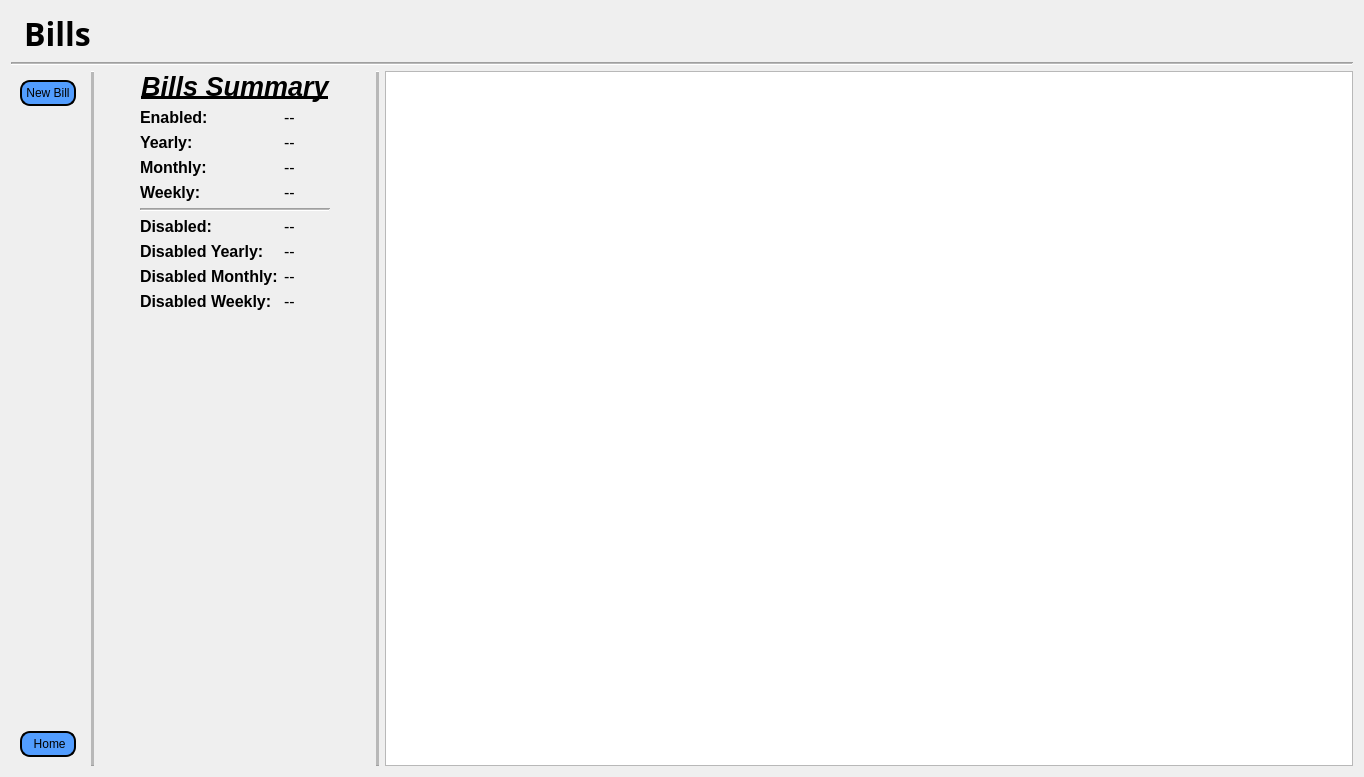
<?xml version="1.0" encoding="UTF-8"?>
<ui version="4.0">
 <class>Form</class>
 <widget class="QWidget" name="Form">
  <property name="geometry">
   <rect>
    <x>0</x>
    <y>0</y>
    <width>1364</width>
    <height>777</height>
   </rect>
  </property>
  <property name="windowTitle">
   <string>Form</string>
  </property>
  <property name="styleSheet">
   <string notr="true"/>
  </property>
  <layout class="QVBoxLayout" name="verticalLayout_3">
   <item>
    <layout class="QHBoxLayout" name="horizontalLayout">
     <item>
      <widget class="QLabel" name="labelAccountsImage">
       <property name="text">
        <string/>
       </property>
       <property name="pixmap">
        <pixmap resource="../../images/icons_resource_file.qrc">:/button_icons/button_icons/Accounts.ico</pixmap>
       </property>
      </widget>
     </item>
     <item>
      <widget class="QLabel" name="label_Accounts">
       <property name="font">
        <font>
         <family>Arial Black</family>
         <pointsize>24</pointsize>
         <weight>75</weight>
         <bold>true</bold>
        </font>
       </property>
       <property name="text">
        <string>Bills</string>
       </property>
      </widget>
     </item>
     <item>
      <spacer name="horizontalSpacer">
       <property name="orientation">
        <enum>Qt::Horizontal</enum>
       </property>
       <property name="sizeHint" stdset="0">
        <size>
         <width>40</width>
         <height>20</height>
        </size>
       </property>
      </spacer>
     </item>
    </layout>
   </item>
   <item>
    <widget class="Line" name="line">
     <property name="midLineWidth">
      <number>1</number>
     </property>
     <property name="orientation">
      <enum>Qt::Horizontal</enum>
     </property>
    </widget>
   </item>
   <item>
    <layout class="QHBoxLayout" name="horizontalLayout_2">
     <item>
      <widget class="QWidget" name="widget" native="true">
       <property name="styleSheet">
        <string notr="true">QPushButton{
	background-color:rgb(82, 157, 255);
	border-style: outset;
	border-width: 2px;
	border-radius: 10px;
	border-color: black;
	padding: 4px;
	
	font: 87 12pt &quot;Arial Black&quot;;

}</string>
       </property>
       <layout class="QVBoxLayout" name="verticalLayout_2">
        <item>
         <layout class="QVBoxLayout" name="verticalLayout">
          <item>
           <widget class="QPushButton" name="pushButton_NewBill">
            <property name="text">
             <string>New Bill</string>
            </property>
            <property name="icon">
             <iconset resource="../../images/icons_resource_file.qrc">
              <normaloff>:/button_icons/button_icons/plus.ico</normaloff>:/button_icons/button_icons/plus.ico</iconset>
            </property>
            <property name="iconSize">
             <size>
              <width>40</width>
              <height>40</height>
             </size>
            </property>
           </widget>
          </item>
          <item>
           <spacer name="verticalSpacer">
            <property name="orientation">
             <enum>Qt::Vertical</enum>
            </property>
            <property name="sizeHint" stdset="0">
             <size>
              <width>20</width>
              <height>40</height>
             </size>
            </property>
           </spacer>
          </item>
          <item>
           <widget class="QPushButton" name="pushButton_Home">
            <property name="layoutDirection">
             <enum>Qt::LeftToRight</enum>
            </property>
            <property name="autoFillBackground">
             <bool>false</bool>
            </property>
            <property name="text">
             <string>  Home </string>
            </property>
            <property name="icon">
             <iconset resource="../../images/icons_resource_file.qrc">
              <normaloff>:/button_icons/button_icons/Home.ico</normaloff>:/button_icons/button_icons/Home.ico</iconset>
            </property>
            <property name="iconSize">
             <size>
              <width>40</width>
              <height>40</height>
             </size>
            </property>
           </widget>
          </item>
         </layout>
        </item>
       </layout>
      </widget>
     </item>
     <item>
      <layout class="QFormLayout" name="formLayout"/>
     </item>
     <item>
      <layout class="QGridLayout" name="gridLayout_2">
       <item row="0" column="6">
        <widget class="QTableWidget" name="tableWidget_Bills"/>
       </item>
       <item row="0" column="1">
        <spacer name="horizontalSpacer_3">
         <property name="orientation">
          <enum>Qt::Horizontal</enum>
         </property>
         <property name="sizeType">
          <enum>QSizePolicy::Minimum</enum>
         </property>
         <property name="sizeHint" stdset="0">
          <size>
           <width>40</width>
           <height>20</height>
          </size>
         </property>
        </spacer>
       </item>
       <item row="0" column="4">
        <spacer name="horizontalSpacer_2">
         <property name="orientation">
          <enum>Qt::Horizontal</enum>
         </property>
         <property name="sizeType">
          <enum>QSizePolicy::Minimum</enum>
         </property>
         <property name="sizeHint" stdset="0">
          <size>
           <width>40</width>
           <height>20</height>
          </size>
         </property>
        </spacer>
       </item>
       <item row="0" column="5">
        <widget class="Line" name="line_3">
         <property name="frameShadow">
          <enum>QFrame::Raised</enum>
         </property>
         <property name="midLineWidth">
          <number>5</number>
         </property>
         <property name="orientation">
          <enum>Qt::Vertical</enum>
         </property>
        </widget>
       </item>
       <item row="0" column="3">
        <layout class="QFormLayout" name="formLayout_2">
         <item row="1" column="0">
          <widget class="QLabel" name="label_enabled_count">
           <property name="font">
            <font>
             <family>Arial</family>
             <pointsize>12</pointsize>
             <weight>75</weight>
             <italic>false</italic>
             <bold>true</bold>
            </font>
           </property>
           <property name="text">
            <string>Enabled:</string>
           </property>
          </widget>
         </item>
         <item row="1" column="1">
          <widget class="QLabel" name="label_enabled_count_2">
           <property name="font">
            <font>
             <family>Arial</family>
             <pointsize>12</pointsize>
             <weight>50</weight>
             <italic>false</italic>
             <bold>false</bold>
            </font>
           </property>
           <property name="text">
            <string>--</string>
           </property>
          </widget>
         </item>
         <item row="2" column="0">
          <widget class="QLabel" name="label_yearly_total">
           <property name="font">
            <font>
             <family>Arial</family>
             <pointsize>12</pointsize>
             <weight>75</weight>
             <bold>true</bold>
            </font>
           </property>
           <property name="text">
            <string>Yearly:</string>
           </property>
          </widget>
         </item>
         <item row="2" column="1">
          <widget class="QLabel" name="label_yearly_total_2">
           <property name="font">
            <font>
             <family>Arial</family>
             <pointsize>12</pointsize>
            </font>
           </property>
           <property name="text">
            <string>--</string>
           </property>
          </widget>
         </item>
         <item row="3" column="0">
          <widget class="QLabel" name="label_monthly_total">
           <property name="font">
            <font>
             <family>Arial</family>
             <pointsize>12</pointsize>
             <weight>75</weight>
             <bold>true</bold>
            </font>
           </property>
           <property name="text">
            <string>Monthly:</string>
           </property>
          </widget>
         </item>
         <item row="3" column="1">
          <widget class="QLabel" name="label_monthly_total_2">
           <property name="font">
            <font>
             <family>Arial</family>
             <pointsize>12</pointsize>
            </font>
           </property>
           <property name="text">
            <string>--</string>
           </property>
          </widget>
         </item>
         <item row="4" column="0">
          <widget class="QLabel" name="label_weekly_total">
           <property name="font">
            <font>
             <family>Arial</family>
             <pointsize>12</pointsize>
             <weight>75</weight>
             <bold>true</bold>
            </font>
           </property>
           <property name="text">
            <string>Weekly:</string>
           </property>
          </widget>
         </item>
         <item row="4" column="1">
          <widget class="QLabel" name="label_weekly_total_2">
           <property name="font">
            <font>
             <family>Arial</family>
             <pointsize>12</pointsize>
            </font>
           </property>
           <property name="text">
            <string>--</string>
           </property>
          </widget>
         </item>
         <item row="5" column="0" colspan="2">
          <widget class="Line" name="line_4">
           <property name="lineWidth">
            <number>1</number>
           </property>
           <property name="midLineWidth">
            <number>1</number>
           </property>
           <property name="orientation">
            <enum>Qt::Horizontal</enum>
           </property>
          </widget>
         </item>
         <item row="6" column="0">
          <widget class="QLabel" name="label_disabled_count">
           <property name="font">
            <font>
             <family>Arial</family>
             <pointsize>12</pointsize>
             <weight>75</weight>
             <italic>false</italic>
             <bold>true</bold>
            </font>
           </property>
           <property name="text">
            <string>Disabled:</string>
           </property>
          </widget>
         </item>
         <item row="6" column="1">
          <widget class="QLabel" name="label_disabled_count_2">
           <property name="font">
            <font>
             <family>Arial</family>
             <pointsize>12</pointsize>
             <weight>50</weight>
             <italic>false</italic>
             <bold>false</bold>
            </font>
           </property>
           <property name="text">
            <string>--</string>
           </property>
          </widget>
         </item>
         <item row="7" column="0">
          <widget class="QLabel" name="label_disabled_yearly">
           <property name="font">
            <font>
             <family>Arial</family>
             <pointsize>12</pointsize>
             <weight>75</weight>
             <bold>true</bold>
            </font>
           </property>
           <property name="text">
            <string>Disabled Yearly:</string>
           </property>
          </widget>
         </item>
         <item row="7" column="1">
          <widget class="QLabel" name="label_disabled_yearly_2">
           <property name="font">
            <font>
             <family>Arial</family>
             <pointsize>12</pointsize>
            </font>
           </property>
           <property name="text">
            <string>--</string>
           </property>
          </widget>
         </item>
         <item row="8" column="0">
          <widget class="QLabel" name="label_disabled_monthly">
           <property name="font">
            <font>
             <family>Arial</family>
             <pointsize>12</pointsize>
             <weight>75</weight>
             <bold>true</bold>
            </font>
           </property>
           <property name="text">
            <string>Disabled Monthly:</string>
           </property>
          </widget>
         </item>
         <item row="8" column="1">
          <widget class="QLabel" name="label_disabled_monthly_2">
           <property name="font">
            <font>
             <family>Arial</family>
             <pointsize>12</pointsize>
            </font>
           </property>
           <property name="text">
            <string>--</string>
           </property>
          </widget>
         </item>
         <item row="9" column="0">
          <widget class="QLabel" name="label_disabled_weekly">
           <property name="font">
            <font>
             <family>Arial</family>
             <pointsize>12</pointsize>
             <weight>75</weight>
             <bold>true</bold>
            </font>
           </property>
           <property name="text">
            <string>Disabled Weekly:</string>
           </property>
          </widget>
         </item>
         <item row="9" column="1">
          <widget class="QLabel" name="label_disabled_weekly_2">
           <property name="font">
            <font>
             <family>Arial</family>
             <pointsize>12</pointsize>
            </font>
           </property>
           <property name="text">
            <string>--</string>
           </property>
          </widget>
         </item>
         <item row="0" column="0" colspan="2">
          <widget class="QLabel" name="label">
           <property name="font">
            <font>
             <family>Arial</family>
             <pointsize>20</pointsize>
             <weight>75</weight>
             <italic>true</italic>
             <bold>true</bold>
             <underline>true</underline>
            </font>
           </property>
           <property name="text">
            <string>Bills Summary</string>
           </property>
           <property name="alignment">
            <set>Qt::AlignCenter</set>
           </property>
          </widget>
         </item>
        </layout>
       </item>
       <item row="0" column="0">
        <widget class="Line" name="line_2">
         <property name="frameShadow">
          <enum>QFrame::Raised</enum>
         </property>
         <property name="midLineWidth">
          <number>5</number>
         </property>
         <property name="orientation">
          <enum>Qt::Vertical</enum>
         </property>
        </widget>
       </item>
      </layout>
     </item>
    </layout>
   </item>
  </layout>
 </widget>
 <resources>
  <include location="../../images/icons_resource_file.qrc"/>
 </resources>
 <connections/>
</ui>
